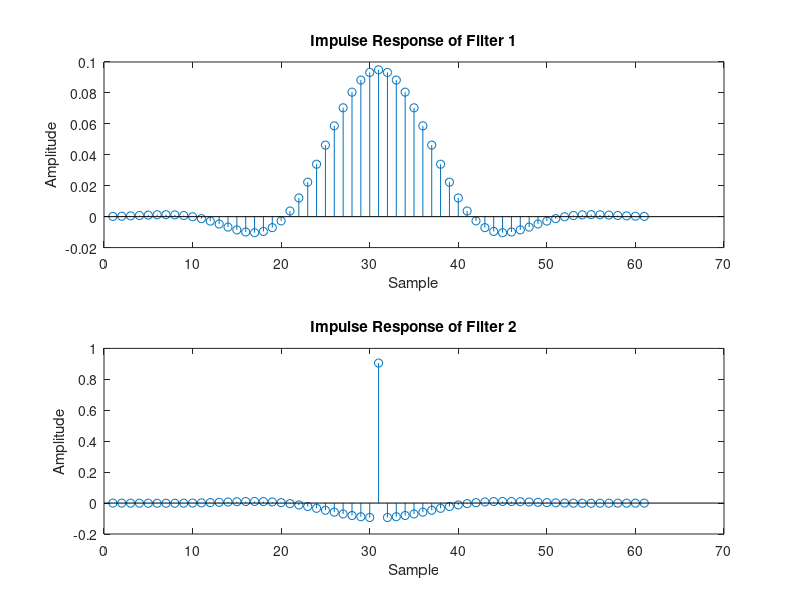
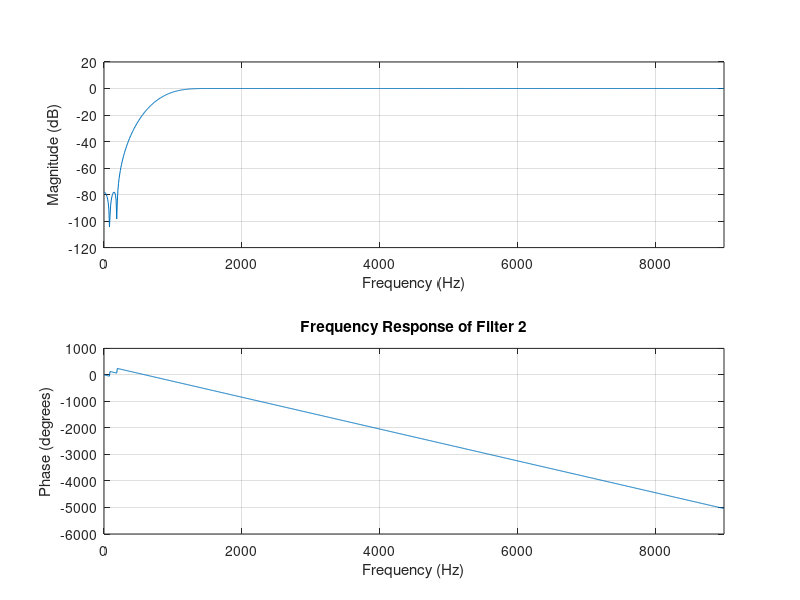

Write MATLAB code to recreate these figures, in order.
% Load the filters
filter_1 = load('filter_1.mat');
filter_2 = load('filter_2.mat');

% Assuming the filters are stored in variables with different names
filter_1_varname = fieldnames(filter_1);
filter_2_varname = fieldnames(filter_2);

h1 = filter_1.(filter_1_varname{1}); % Access the first variable in filter_1.mat
h2 = filter_2.(filter_2_varname{1}); % Access the first variable in filter_2.mat

% Plot the impulse response of each filter
figure;
subplot(2,1,1);
stem(h1);
title('Impulse Response of Filter 1');
xlabel('Sample');
ylabel('Amplitude');

subplot(2,1,2);
stem(h2);
title('Impulse Response of Filter 2');
xlabel('Sample');
ylabel('Amplitude');

% Compute and plot the frequency response of each filter
figure;
subplot(2,1,1);
freqz(h1, 1, 1024, 18000);
title('Frequency Response of Filter 1');

subplot(2,1,2);
freqz(h2, 1, 1024, 18000);
title('Frequency Response of Filter 2');
